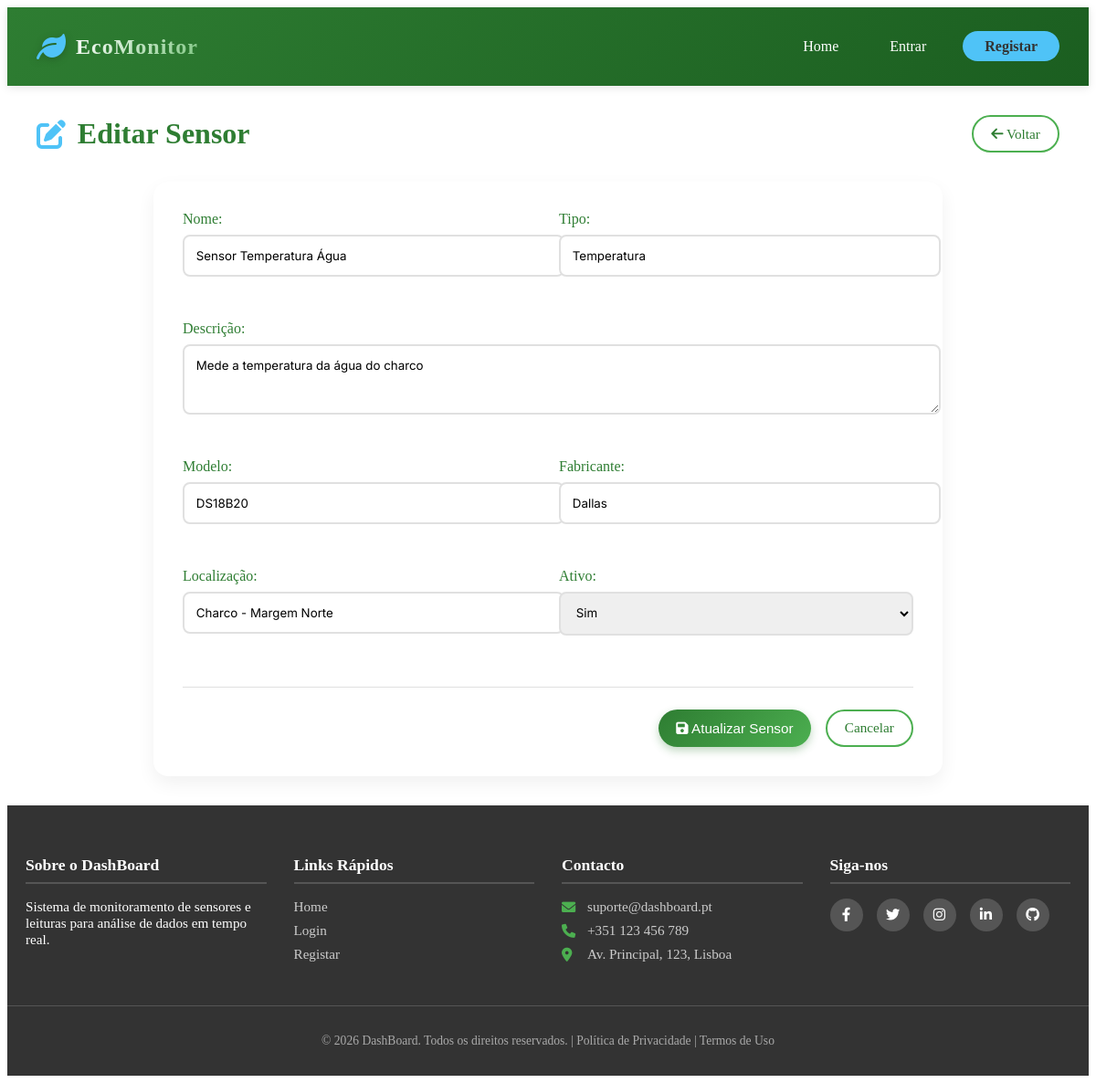
Screenshot of /SN/SN_editar.php?cod_sensor=1 with the database file from the repository.
### tables this page shows
CREATE TABLE IF NOT EXISTS `sensores` (
  `cod_sensor` int NOT NULL AUTO_INCREMENT,
  `nome` varchar(100) NOT NULL,
  `tipo` varchar(50) NOT NULL,
  `descricao` text,
  `localizacao` varchar(100) DEFAULT NULL,
  `modelo` varchar(50) DEFAULT NULL,
  `fabricante` varchar(50) DEFAULT NULL,
  `data_instalacao` date DEFAULT NULL,
  `ativo` tinyint(1) DEFAULT '1',
  PRIMARY KEY (`cod_sensor`)
);

### SN/SN_editar.php (the view, shortened to what this page needs)
<?php
include BASE_PATH . 'db.php';
?>
<!DOCTYPE html>
<html lang="pt">
<head>
    <link rel="stylesheet" href="<?= BASE_URL ?>assets/styles.css">
    <link rel="stylesheet" href="https://cdnjs.cloudflare.com/ajax/libs/font-awesome/6.0.0-beta3/css/all.min.css">
</head>
<body>
    <?php include '../struct/header.php'; ?>
    <main class="form-main">
        <div class="page-header">
            <h1><i class="fas fa-edit"></i> Editar Sensor</h1>
            <a href="<?= BASE_URL ?>SN/Sensores.php" class="btn btn-secondary">
                <i class="fas fa-arrow-left"></i> Voltar
            </a>
        </div>
        <?php
        if (isset($_GET['cod_sensor'])) {
            $cod_sensor = intval($_GET['cod_sensor']);
            $sql = "SELECT * FROM sensores WHERE cod_sensor = $cod_sensor";
            $result = $conn->query($sql);
            if ($result->num_rows > 0) {
                $row = $result->fetch_assoc();
        ?>
        <form action="SN_atualizar.php" method="post" class="sensor-form">
            <div class="form-grid">
                <div class="form-group">
                    <label for="nome">Nome:</label>
                    <input type="text" id="nome" name="nome" value="<?= htmlspecialchars($row['nome']) ?>" required>
                </div>
                <div class="form-group">
                    <label for="tipo">Tipo:</label>
                    <input type="text" id="tipo" name="tipo" value="<?= htmlspecialchars($row['tipo']) ?>" required>
                </div>
                <div class="form-group full-width">
                    <label for="descricao">Descrição:</label>
                    <textarea id="descricao" name="descricao" rows="3"><?= htmlspecialchars($row['descricao']) ?></textarea>
                </div>
                <div class="form-group">
                    <label for="modelo">Modelo:</label>
                    <input type="text" id="modelo" name="modelo" value="<?= htmlspecialchars($row['modelo']) ?>">
                </div>
                <div class="form-group">
                    <label for="fabricante">Fabricante:</label>
                    <input type="text" id="fabricante" name="fabricante" value="<?= htmlspecialchars($row['fabricante']) ?>">
                </div>
                <div class="form-group">
                    <label for="localizacao">Localização:</label>
                    <input type="text" id="localizacao" name="localizacao" value="<?= htmlspecialchars($row['localizacao']) ?>">
                </div>
                <div class="form-group">
                    <label for="ativo">Ativo:</label>
                    <select id="ativo" name="ativo">
                        <option value="1" <?= $row['ativo'] ? 'selected' : '' ?>>Sim</option>
                    </select>
                </div>
            </div>
            <div class="form-actions">
                <button type="submit" class="btn btn-primary">
                    <i class="fas fa-save"></i> Atualizar Sensor
                </button>
                <a href="<?= BASE_URL ?>SN/Sensores.php" class="btn btn-secondary">Cancelar</a>
            </div>
        </form>
        <?php
            } else {
                echo '<p class="error-message">Sensor não encontrado.</p>';
            }
        } else {
            echo '<p class="error-message">Código do sensor não fornecido.</p>';
        }
        ?>
    </main>
    <?php include '../struct/footer.php'; ?>
</body>
</html>

### assets/styles.css (style rules this page uses)
:root { --primary-green: #2e7d32; --light-green: #4caf50; --accent-green: #81c784; --water-blue: #4fc3f7; --earth-brown: #8d6e63; --white: #ffffff; --off-white: #f5f5f5; --dark-gray: #333333; --light-gray: #e0e0e0; --shadow: 0 2px 10px rgba(0, 0, 0, 0.1); }
.sensors-main, .form-main { max-width: 1400px; margin: 2rem auto; padding: 0 2rem; }
.page-header { display: flex; justify-content: space-between; align-items: center; margin-bottom: 2rem; flex-wrap: wrap; gap: 1rem; }
.page-header h1 { font-size: 2rem; color: var(--primary-green); display: flex; align-items: center; gap: 0.8rem; margin: 0; }
.page-header h1 i { color: var(--water-blue); }
.btn { display: inline-flex; align-items: center; gap: 0.5rem; padding: 0.6rem 1.2rem; border-radius: 30px; font-weight: 500; text-decoration: none; transition: all 0.3s ease; border: none; cursor: pointer; font-size: 0.95rem; }
.btn-primary { background: linear-gradient(135deg, var(--primary-green), #1b5e20); color: white; box-shadow: 0 4px 10px rgba(46, 125, 50, 0.3); }
.btn-secondary { background-color: var(--light-gray); color: var(--dark-gray); }
.sensor-form { background: white; border-radius: 16px; padding: 2rem; box-shadow: 0 8px 20px rgba(0, 0, 0, 0.06); max-width: 800px; margin: 0 auto; }
.form-grid { display: grid; grid-template-columns: repeat(2, 1fr); gap: 1.5rem; margin-bottom: 2rem; }
.form-group { display: flex; flex-direction: column; }
.form-group.full-width { grid-column: span 2; }
.form-group label { font-weight: 500; margin-bottom: 0.5rem; color: var(--primary-green); }
.form-group input, .form-group select, .form-group textarea { padding: 0.8rem; border: 2px solid var(--light-gray); border-radius: 8px; font-family: inherit; transition: border-color 0.3s; }
.form-actions { display: flex; gap: 1rem; justify-content: flex-end; border-top: 1px solid var(--light-gray); padding-top: 1.5rem; }
.btn { display: inline-block; padding: 0.6rem 1.2rem; border-radius: 25px; text-decoration: none; font-weight: 500; transition: all 0.3s ease; border: none; cursor: pointer; font-size: 0.95rem; }
.btn-primary { background: linear-gradient(135deg, var(--primary-green), var(--light-green)); color: white; box-shadow: 0 4px 10px rgba(46, 125, 50, 0.3); }
.btn-secondary { background-color: white; color: var(--primary-green); border: 2px solid var(--light-green); }
.form-group { margin-bottom: 1.5rem; }
.form-group label { display: block; margin-bottom: 0.5rem; color: var(--primary-green); font-weight: 500; }
.form-group input, .form-group select, .form-group textarea { width: 100%; padding: 0.8rem; border: 2px solid var(--light-gray); border-radius: 8px; font-family: 'Inter', sans-serif; transition: border-color 0.3s; }

### rows the page displays
sensores: nome "Sensor Temperatura Água", tipo "Temperatura", descricao "Mede a temperatura da água do charco", modelo "DS18B20", fabricante "Dallas", localizacao "Charco - Margem Norte", ativo "Sim"
